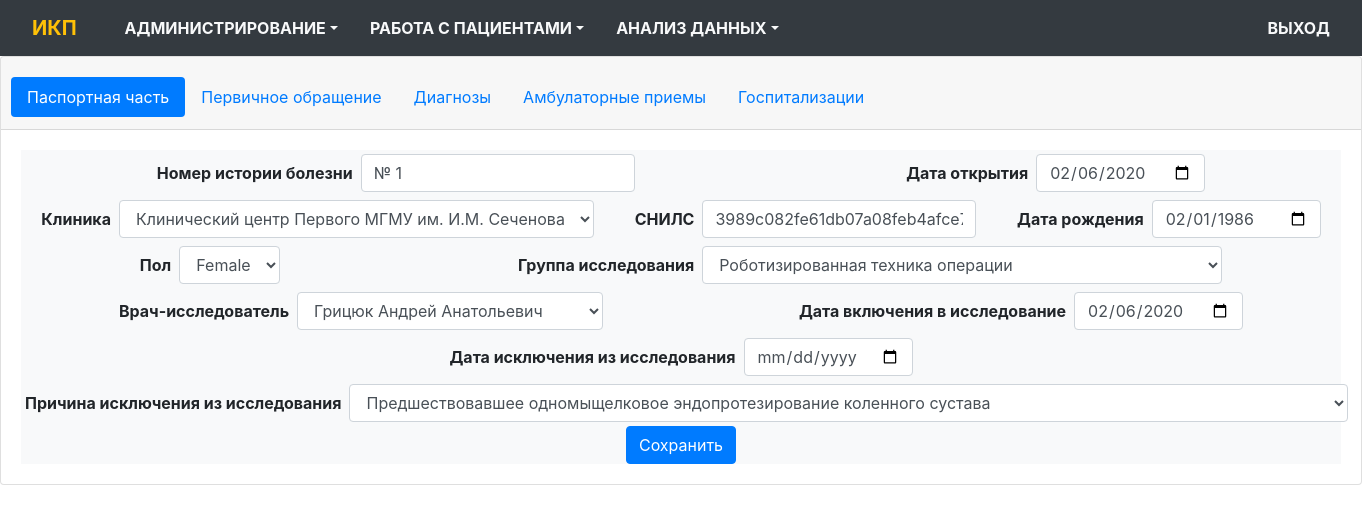
Page /history_edit/1/1 (signed in) on the committed database.
### app/models.py (models this page shows, shortened)
class Histories(db.Model):
    __tablename__='Histories'
    id = db.Column(db.Integer(), primary_key=True)
    clinic = db.Column(db.Integer(), db.ForeignKey('Clinics.id'), index = True)
    hist_number = db.Column(db.String(100), unique=False)
    time_created = db.Column(db.DateTime(), default=datetime.utcnow())
    date_in = db.Column(db.Date())
    patient = db.Column(db.Integer(), db.ForeignKey('Patients.id'))
    research_group = db.Column(db.Integer(), db.ForeignKey('ResearchGroups.id'), index = True)
    doctor_researcher = db.Column(db.Integer(), db.ForeignKey('Doctors.id'), index = True)
    date_research_in = db.Column(db.Date())
    date_research_out = db.Column(db.Date())
    reason = db.Column(db.Integer(), db.ForeignKey('Reasons.id'))
    def get_diagnoses(self, **kwargs):
        diagnoses = Diagnoses.query.filter(Diagnoses.history==self.id).all()
        diagnoses_items = []
        main_diagnose=None
        for d in diagnoses:
            diagnose_item = DiagnosesItems.query.get(d.diagnose)
            item = {}
            item['id'] = d.id
            item['description'] = diagnose_item.description
            item['type'] = diagnose_item.type
            item['mkb10'] = diagnose_item.mkb10
            item['date_created'] = d.date_created
            if diagnose_item.type=='Основной':
                main_diagnose = d
            diagnoses_items.append(item)
        return([diagnoses_items, main_diagnose])
    def get_events(self, **kwargs):
        event_type = kwargs.get('type',None)
        if event_type:
            events = HistoryEvents.query.join(Events, Events.id==HistoryEvents.event).\
                            filter(and_(HistoryEvents.history==self.id,  Events.type==event_type)).all()
        else:
            events = HistoryEvents.query.filter(HistoryEvents.history==self.id).all()
        items = []
        for a in events:
            event_item = Events.query.get(a.event)
            item = {}
            item['event'] = a
            item['event_id'] = a.id
            item['event_date'] = a.date_begin
            item['event_date_begin'] = a.date_begin
            item['event_date_end'] = a.date_end
            doctor = Doctors.query.get(a.doctor)
            item['doctor'] = doctor.fio
            item['event_name'] = event_item.description
            item['event_type'] = event_item.id
            items.append(item)
        return items

class Patients(db.Model):
    __tablename__ = 'Patients'
    id = db.Column(db.Integer(), primary_key=True)
    snils_hash =db.Column(db.String(128), unique=False)
    birthdate = db.Column(db.Date())
    sex = db.Column(db.String(1), index=True)
    histories = db.relationship('Histories', backref='patients')

### app/history/routes.py (the view, shortened to what this page needs)
@bp.route('/history_edit/<h>/<pill>', methods = ['GET','POST'])
@login_required
def history_edit(h, pill):
    history = Histories.query.get(h)
    MainForm = HistoryMainForm()
    FirstForm = IndicatorsForm()
    MainDiagnosForm = HistoryMainDiagnosForm()
    OtherDiagnosForm = HistoryOtherDiagnosForm()
    NewAmbulanceForm = HistioryNewAmbulanceForm()
    NewHospitalForm_ = NewHospitalForm()
    if MainDiagnosForm.submit.data and MainDiagnosForm.validate_on_submit():
        pill = 3
        main_diagnose = AddMainDiagnos(MainDiagnosForm, history)
        if main_diagnose is not None:
            flash('Данные сохранены', category='info')
        return redirect(url_for('history.history_edit', h=history.id, pill=pill))
    if OtherDiagnosForm.submit.data and OtherDiagnosForm.validate_on_submit():
        pill = 3
        other_diagnose = AddOtherDiagnos(OtherDiagnosForm, history)
        if other_diagnose is not None:
            flash('Данные сохранены', category='info')
        return redirect(url_for('history.history_edit', h=history.id, pill=pill))
    if NewHospitalForm_.submit.data and NewHospitalForm_.validate_on_submit():
            return redirect(url_for('history.hospital_edit', h=history.id, h_e='0', pill=1))
    if history is not None:
        form_list = FillHistoryForm(MainForm, FirstForm, MainDiagnosForm, history)
        MainForm = form_list[0]
        FirstForm = form_list[1]
        MainDiagnosForm = form_list[2]
        history_event_id = form_list[3].id
        items = form_list[4]
        diagnoses_items = form_list[5]
        ambulance_events = form_list[6]
        hospital_events = form_list[7]
    else:
        items = []
        history_event_id = 0
        diagnoses_items = []
        ambulance_events = []
        hospital_events = []
    return render_template('history/history_edit.html', HistoryMainForm=MainForm,
                            h=h, items = items, FirstForm=FirstForm,
                            MainDiagnosForm = MainDiagnosForm,
                            OtherDiagnosForm = OtherDiagnosForm,
                            NewAmbulanceForm = NewAmbulanceForm,
                            NewHospitalForm = NewHospitalForm_,
                            history_event_id = history_event_id,
                            diagnoses_items = diagnoses_items,
                            ambulance_events = ambulance_events,
                            hospital_events = hospital_events,
                            pill=pill)

### app/history/forms.py
class IndicatorsForm(FlaskForm):
    date_begin = DateField('Дата')

### app/auth/routes.py (called while the page is built)
@bp.before_app_request
def before_request():
    if current_user.is_authenticated:
        current_user.ping()

### app/models.py (called while the page is built)
@login_manager.user_loader
def load_user(id):
    return Users.query.get(int(id))

    def has_permissions(self, permission):
        if self.is_admin():
            return True
        user_role = UserRoles.query.filter_by(user=current_user.id, role=Roles.query.filter_by(permissions=permission).first().id).first()
        if user_role is None:
            return False
        return True

    def is_admin(self):
        current_user_is_admin = UserRoles.query.filter_by(user=current_user.id, role = Roles.query.filter_by(is_admin = True).first().id).first()
        if current_user_is_admin is None:
            return False
        return True

    def ping(self):
        self.last_visit = datetime.utcnow()
        db.session.add(self)
        db.session.commit()

### app/templates/history/history_edit.html (shortened to what this page needs)
{% extends "base.html" %}
{% import "bootstrap/wtf.html" as wtf %}
{% import "_macros.html" as m %}
{% import "history/_HistoryMainForm.html" as forms %}
{% block page_content %}
<div class="card">
  <div class="card-header m-0">
    <ul class="nav nav-pills card-header-pills">
      <li class="nav-item">
        {% if pill == '1' %}
          <a class="nav-link active"  data-toggle="pill" href="#passport">Паспортная часть</a>
        {% else %}
          <a class="nav-link"  data-toggle="pill" href="#passport">Паспортная часть</a>
        {% endif %}
      </li>
      {% if h != '0' %}
      <li class="nav-item">
        {% if pill == '2' %}
          <a class="nav-link active" data-toggle="pill" href="#first">Первичное обращение</a>
        {% else %}
          <a class="nav-link" data-toggle="pill" href="#first">Первичное обращение</a>
        {% endif %}
      </li>
      <li class="nav-item">
        {% if pill == '3' %}
          <a class="nav-link active" data-toggle="pill" href="#diagnoses">Диагнозы</a>
        {% else %}
          <a class="nav-link" data-toggle="pill" href="#diagnoses">Диагнозы</a>
        {% endif %}
      </li>
      <li class="nav-item">
        {% if pill == '4' %}
          <a class="nav-link active" data-toggle="pill" href="#ambulance">Амбулаторные приемы</a>
        {% else %}
          <a class="nav-link" data-toggle="pill" href="#ambulance">Амбулаторные приемы</a>
        {% endif %}
      </li>
      <li class="nav-item">
        {% if pill == '5' %}
          <a class="nav-link active" data-toggle="pill" href="#hospital">Госпитализации</a>
        {% else %}
          <a class="nav-link" data-toggle="pill" href="#hospital">Госпитализации</a>
        {% endif %}
      </li>
      {% endif %}
    </ul>
  </div>
  <div class="card-body">
    <div class="tab-content">
      {% if pill == '1' %}
        <div class="tab-pane active mx-0" id="passport">
          {{forms.HistoryMainForm(HistoryMainForm)}}
        </div>
      {% else %}
        <div class="tab-pane fade mx-0" id="passport">
          {{forms.HistoryMainForm(HistoryMainForm)}}
        </div>
      {% endif %}
        </div>
      </div>
    </div>
{% endblock %}

### app/templates/_macros.html (shortened to what this page needs)
{%  macro render_field(field) %}
<div class="form-group">
  {{field.label(class="form-control-label mx-1 my-1 font-weight-bold")}}
  {% if kwargs.get('disabled') %}
    {{field(class="form-control mx-1 my-1", disabled = True)}}
  {% else %}
    {{field(class="form-control mx-1 my-1")}}
  {% endif %}
</div>
{% endmacro %}

### rows in the picture
Histories: hist_number "№ 1", date_in "02/06/2020", clinic "Клинический центр Первого МГМУ им. И.М. Сеченова", research_group "Роботизированная техника операции", doctor_researcher "Грицюк Андрей Анатольевич", date_research_in "02/06/2020", reason "Предшествовавшее одномыщелковое эндопротезирование коленного сустава"
Patients: birthdate "02/01/1986"
